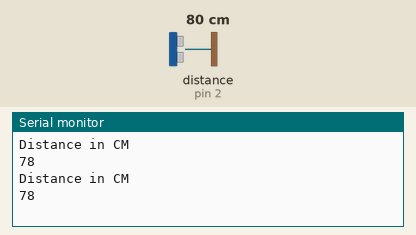
This sketch was run on a simulated Arduino Uno, built with avr-gcc and run on an emulated ATmega328P. Parts: the last lines printed to the serial monitor. Wiring (inferred from the names in the program): ultrasonic range finder: trigger pin 3; echo pin 2. Inputs (shaded band) come from the test bench; at power-on: distance to the obstacle (sensor on pin 2) 80 cm. The echo pulse lasts 58.3 µs per cm.

Above: at 1.8 s.
1.9 s: distance to the obstacle (sensor on pin 2) set to 2 cm
At 2.6 s:
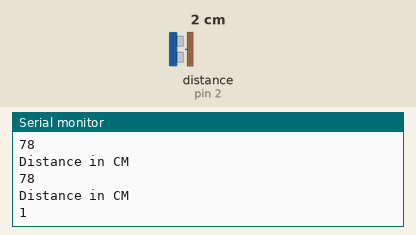
3.4 s: distance to the obstacle (sensor on pin 2) set to 4 cm
At 4.8 s:
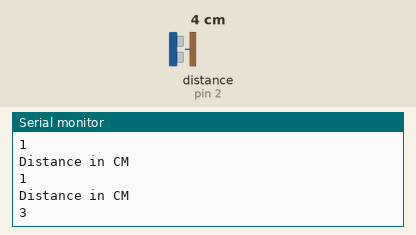
Timing chart, 0 to 6.4 s (numbered marks = the images above; inputs shaded):
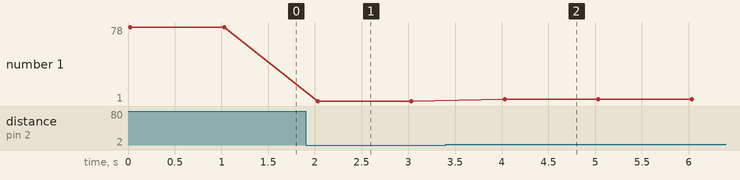

The sketch:

ultra.ino
```cpp
#define TRIG_PIN 3
#define ECHO_PIN 2
void setup() {
  // put your setup code here, to run once:
  Serial.begin(9600);
  pinMode(TRIG_PIN,OUTPUT);
  pinMode(ECHO_PIN,INPUT);

}

void loop() {
  // put your main code here, to run repeatedly:
  long d;
  int dist;
  digitalWrite(TRIG_PIN,LOW);
  delayMicroseconds(2);
  digitalWrite(TRIG_PIN,HIGH);
  delayMicroseconds(10);
  digitalWrite(TRIG_PIN,LOW);
  d=pulseIn(ECHO_PIN,HIGH);
  dist=d*0.034/2;
  Serial.println("Distance in CM");
  Serial.println(dist);
  delay(1000);

}
```

Measured:
- after the input at 1.9 s, the serial monitor: prints a new line after 0.13 s (image 1)
- after the input at 3.4 s, the serial monitor: prints a new line after 0.63 s (image 2)
- plotted number 1: 78 → 1 after the input at 1.9 s, 1 → 3 after the input at 3.4 s
